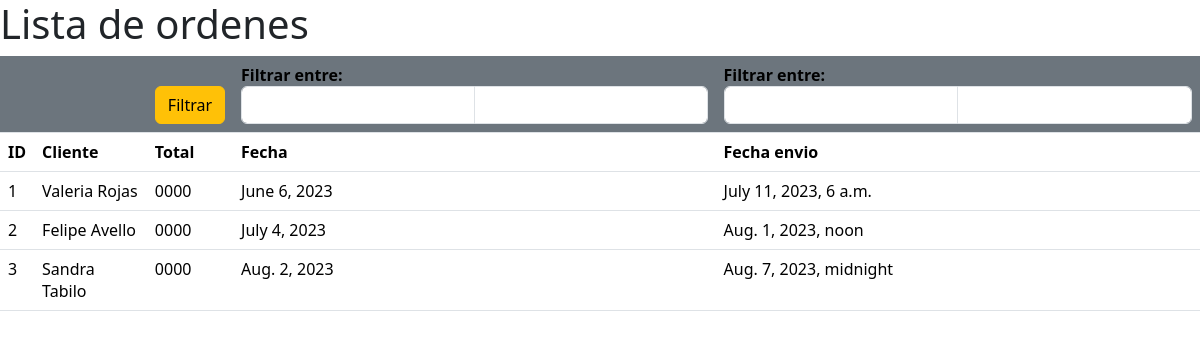
The page / on the database its author committed.
### tienda/models.py (models this page shows, shortened)
class Orden(models.Model):
    cliente = models.CharField(max_length=128)
    direccion = models.CharField(max_length=256)
    fecha = models.DateField()
    fecha_envio = models.DateTimeField()

### tienda/views.py (the view)
def v_index(request):
    consulta = Orden.objects.all()
    context = {
        'ordenes': consulta
    }
    return render(request, 'index.html', context)

### config/templates/index.html (shortened to what this page needs)
<link href="https://cdn.jsdelivr.net/npm/bootstrap@5.3.1/dist/css/bootstrap.min.css" rel="stylesheet">
<h1>Lista de ordenes</h1>
<form method="GET">
<table class="table">
    <thead>
        <tr>
            <th class="bg-secondary"></th>
            <th class="bg-secondary"></th>
            <th class="bg-secondary">
                <button type="submit" class="btn btn-warning">Filtrar</button>
            </th>
            <th class="bg-secondary">
                Filtrar entre:
                <div class="input-group">
                    <input type="text" name="fecha_inicio" class="form-control">
                    <input type="text" name="fecha_fin" class="form-control">
                </div>
            </th>
            <th class="bg-secondary">
                Filtrar entre:
                <div class="input-group">
                    <input type="text" name="fecha_e_inicio" class="form-control">
                    <input type="text" name="fecha_e_fin" class="form-control">
                </div>
            </th>
        </tr>
        <tr>
            <th>ID</th>
            <th>Cliente</th>
            <th>Total</th>
            <th>Fecha</th>
            <th>Fecha envio</th>
        </tr>
    </thead>
    <tbody>
        {% for or in ordenes %}
        <tr>
            <td>{{ or.id }}</td>
            <td>{{ or.cliente }}</td>
            <td>0000</td>
            <td>{{ or.fecha }}</td>
            <td>{{ or.fecha_envio }}</td>
        </tr>
        {% endfor %}
    </tbody>
</table>
</form>

### rows shown on the page
Orden: id "1", cliente "Valeria Rojas", fecha "June 6, 2023", fecha_envio "July 11, 2023, 6 a.m."
Orden: id "2", cliente "Felipe Avello", fecha "July 4, 2023", fecha_envio "Aug. 1, 2023, noon"
Orden: id "3", cliente "Sandra Tabilo", fecha "Aug. 2, 2023", fecha_envio "Aug. 7, 2023, midnight"
